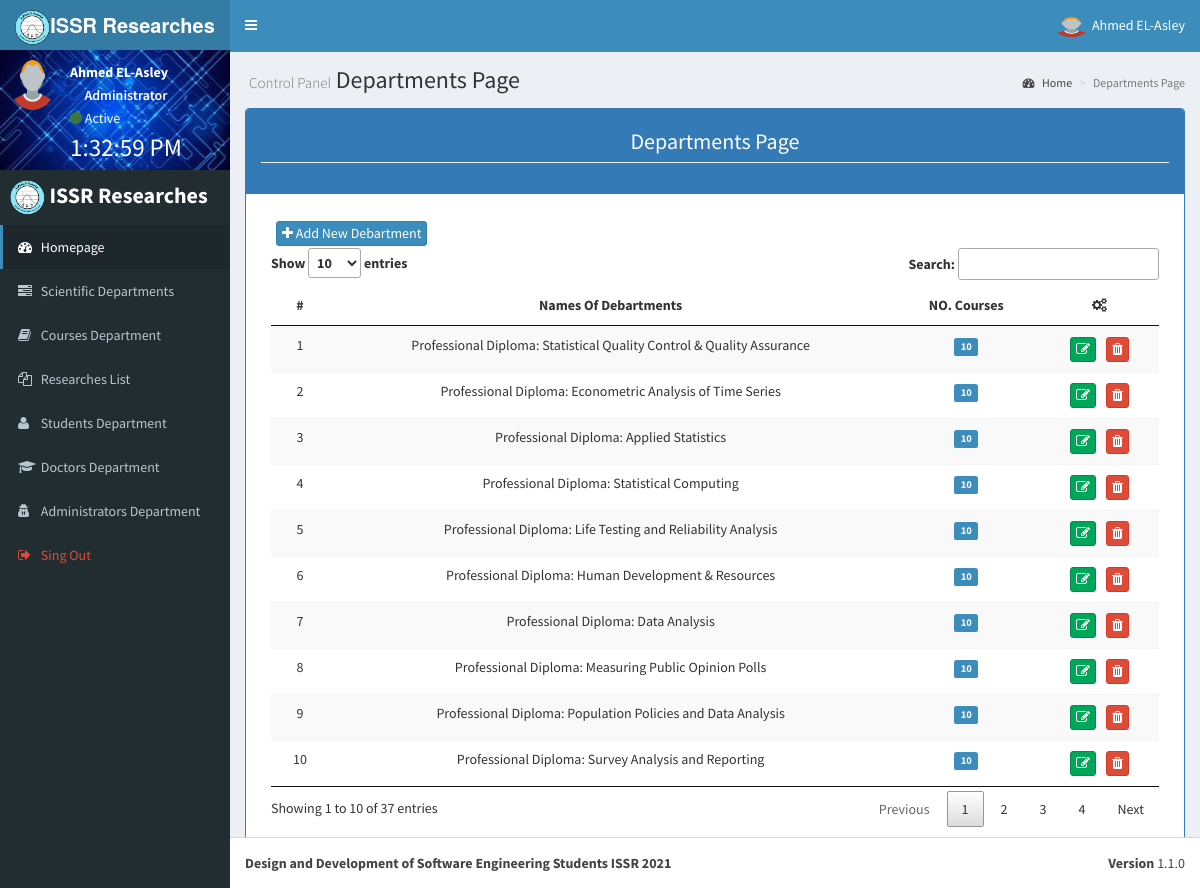
Page /en/departments.php (signed in) on the committed database.
### tables this page shows
CREATE TABLE `issr_users` (
  `id` int(11) NOT NULL,
  `username` varchar(255) DEFAULT NULL,
  `email` varchar(255) DEFAULT NULL,
  `national_id` varchar(255) DEFAULT NULL,
  `password` varchar(255) DEFAULT NULL,
  `name` varchar(255) DEFAULT NULL,
  `phone` varchar(255) DEFAULT NULL,
  `address` varchar(255) DEFAULT NULL,
  `job` varchar(255) DEFAULT NULL,
  `department` int(11) NOT NULL DEFAULT 0,
  `notes` text DEFAULT NULL,
  `date` date NOT NULL DEFAULT current_timestamp(),
  `department_type` tinyint(1) NOT NULL DEFAULT 0,
  `admin` tinyint(1) NOT NULL DEFAULT 0,
  `created_time` timestamp NOT NULL DEFAULT current_timestamp(),
  `updated_time` datetime NOT NULL DEFAULT '1970-01-01 00:00:00' ON UPDATE current_timestamp()
);

CREATE TABLE `issr_departments` (
  `id` int(11) NOT NULL,
  `code` varchar(255) NOT NULL,
  `name` varchar(255) NOT NULL,
  `created_time` timestamp NOT NULL DEFAULT current_timestamp(),
  `updated_time` datetime NOT NULL DEFAULT '1970-01-01 00:00:00' ON UPDATE current_timestamp()
);

### en/includes/functions/all.php (the view, shortened to what this page needs)
<?php
	function getTable($condition, $case, $nameHeader, $title, $path, $link, $field, $table, $innerJoin, $where, $and, $orderfield, $ordering) {
		$value = getAll("$field","$table","$innerJoin","$where","$and","$orderfield","$ordering");
			getHeader($nameHeader);
			?>
			<section class="content">
				<div class="row">
					<div class="col-lg-12">
						<div class="panel panel-primary">
							<div class="panel-heading">
								<h3 class="panel-title page-header text-center"><?php echo $title ?> </h3>
							</div>
							<div class="panel-body">
								<div class="box-body ">
									<div class="table-responsive">
										<table id="myTable" class="table table-striped text-center" >
											<?php if ($condition == "persons") { ?>
												<?php if ($case == "all_persons") { ?>
												<?php } elseif ($case == "all_administrators") {?>
													<?php button("users.php?do=Add_User", " btn-sm bg-blue", "Add", "plus", "", "Add User New"); ?>
													<thead>
														<tr>
															<th>#</th>
															<th>Name</th>
															<th>Username</th>
															<th>E-mail</th>
															<th>ID-Card</th>
															<th>Address</th>
															<th>Job</th>
															<th>Notes</th>
															<th><i class="fa fa-gears"></i></th>
														</tr>
													</thead>
													<tbody>
														<?php
														$serial=0;
														foreach($value as $key) {
															$user_Id = $key['id'] ;
															$serial +=1;
															echo "<tr>";
																echo "<td>" . $serial . "</td>";
																echo "<td>" . $key["name"] . "</td>";
																echo "<td>" . $key["username"] . "</td>";
																echo "<td>" . $key["email"] . "</td>";
																echo "<td>" . $key["national_id"] . "</td>";
																echo "<td>" . $key["address"] . "</td>";
																echo "<td>" . $key["job"] . "</td>";
																echo "<td>" . $key["notes"] . "</td>";
																echo "<td>";
																	if ($key["admin"] == 0 ) {
																		button("users.php?do=Admin_User&id=" . $user_Id . "", "btn-primary btn-xs", "Active User", "check", "");
																	} elseif ($key["admin"] == 1 ) {
																		button("users.php?do=NO_Admin_User&id=" . $user_Id . "", "btn-warning btn-xs", "Not Avtive User", "close", "");
																	}
																	button("users.php?do=Edit_User&id=" . $user_Id . "", "btn-success btn-xs", "Edit User", "edit", "");
																	button("users.php?do=Deleted_User&id=" . $user_Id . "", "btn-danger btn-xs", "Deleted User", "trash", "");
																echo "</td>";
															echo "</tr>";
														}
														?>
													</tbody>
												<?php } elseif ($case == "all_doctors") {?>
													<?php button("users.php?do=Add_Doctor", " btn-sm bg-blue", "Add", "plus", "", "Add Doctor New"); ?>
													<thead>
														<tr>
															<th>#</th>
															<th>Names</th>
															<th>Username</th>
															<th>NO. Courses</th>
															<th>NO. Papers Received</th>
															<th>NO. Accepted Papers</th>
															<th>NO. Rejected Papers</th>
															<th><i class="fa fa-gears"></i></th>
														</tr>
													</thead>
													<tbody>
													<?php
														$serial=0;
														foreach($value as $key) {
															$doctor_Id = $key['id'] ;
															$count_Courses = countItems("issr_subjects_doctors_registration.id", "issr_subjects_doctors_registration", "", "WHERE issr_subjects_doctors_registration.doctor = $doctor_Id", "");
															$papers_Registered = countItems("issr_upload_researches.id", "issr_subjects", "INNER JOIN issr_upload_researches ON issr_subjects.id = issr_upload_researches.subject INNER JOIN issr_subjects_doctors_registration ON issr_subjects.id = issr_subjects_doctors_registration.subject", "WHERE issr_subjects_doctors_registration.doctor = $doctor_Id", "");
															$accepted_Papers = countItems("issr_upload_researches.id", "issr_subjects", "INNER JOIN issr_upload_researches ON issr_subjects.id = issr_upload_researches.subject INNER JOIN issr_subjects_doctors_registration ON issr_subjects.id = issr_subjects_doctors_registration.subject", "WHERE issr_subjects_doctors_registration.doctor = $doctor_Id", "AND issr_upload_researches.status = 1");
															$rejected_Papers = countItems("issr_upload_researches.id", "issr_subjects", "INNER JOIN issr_upload_researches ON issr_subjects.id = issr_upload_researches.subject INNER JOIN issr_subjects_doctors_registration ON issr_subjects.id = issr_subjects_doctors_registration.subject", "WHERE issr_subjects_doctors_registration.doctor = $doctor_Id", "AND issr_upload_researches.status = 2");
															$serial +=1;
															echo "<tr>";
																echo "<td>" . $serial . "</td>";
																echo "<td>" . $key["name"] . "</td>";
																echo "<td>" . $key["username"] . "</td>";
																echo "<td><span class='label label-primary'>" . $count_Courses . "</span></td>";
																echo "<td><span class='label label-primary'>" . $papers_Registered . "</span></td>";
																echo "<td><span class='label label-success'>" . $accepted_Papers . "</span></td>";
																echo "<td><span class='label label-danger'>" . $rejected_Papers . "</span></td>";
																echo "<td>";
																	if ($key["admin"] == 0 ) {
																		button("users.php?do=Admin_User&id=" . $doctor_Id . "", "btn-primary btn-xs", "Active User", "check", "");
																	} elseif ($key["admin"] == 1 ) {
																		button("users.php?do=NO_Admin_User&id=" . $doctor_Id . "", "btn-warning btn-xs", "Not Avtive User", "close", "");
																	}
																	button("users.php?do=Edit_User&id=" . $doctor_Id . "", "btn-success btn-xs", "Edit User", "edit", "");
																	button("users.php?do=Deleted_User&id=" . $doctor_Id . "", "btn-danger btn-xs", "Deleted User", "trash", "");
																echo "</td>";
															echo "</tr>";
														}
													?>
													</tbody>
												<?php } elseif ($case == "all_students") {?>
													<?php button("users.php?do=Add_Student", " btn-sm bg-blue", "Add", "plus", "", "Add Student New"); ?>
													<thead>
														<tr>
															<th>#</th>
															<th>Names</th>
															<th>Username</th>
															<th>NO. Courses</th>
															<th>NO. Papers Received</th>
															<th>NO. Accepted Papers</th>
															<th>NO. Rejected Papers</th>
															<th><i class="fa fa-gears"></i></th>
														</tr>
													</thead>
													<tbody>
													<?php
														$serial=0;
														foreach($value as $key) {
															$student_Id = $key['id'] ;
															$count_Courses = countItems("issr_subjects_students_registration.id", "issr_subjects_students_registration", "", "WHERE issr_subjects_students_registration.student = $student_Id", "");
															$papers_Registered = countItems("issr_upload_researches.id", "issr_upload_researches", "", "WHERE issr_upload_researches.student = $student_Id", "");
															$accepted_Papers = countItems("issr_upload_researches.id", "issr_upload_researches", "", "WHERE issr_upload_researches.student = $student_Id", "AND issr_upload_researches.status = 1");
															$rejected_Papers = countItems("issr_upload_researches.id", "issr_upload_researches", "", "WHERE issr_upload_researches.student = $student_Id", "AND issr_upload_researches.status = 2");
															$serial +=1;
															echo "<tr>";
																echo "<td>" . $serial . "</td>";
																echo "<td>" . $key["name"] . "</td>";
																echo "<td>" . $key["username"] . "</td>";
																echo "<td><span class='label label-info'>" . $count_Courses . "</span></td>";
																echo "<td><span class='label label-primary'>" . $papers_Registered . "</span></td>";
																echo "<td><span class='label label-success'>" . $accepted_Papers . "</span></td>";
																echo "<td><span class='label label-danger'>" . $rejected_Papers . "</span></td>";
																echo "<td>";
																	if ($key["admin"] == 0 ) {
																		button("users.php?do=Admin_User&id=" . $student_Id . "", "btn-primary btn-xs", "Active User", "check", "");
																	} elseif ($key["admin"] == 1 ) {
																		button("users.php?do=NO_Admin_User&id=" . $student_Id . "", "btn-warning btn-xs", "Not Avtive User", "close", "");
																	}
																	button("users.php?do=Edit_User&id=" . $student_Id . "", "btn-success btn-xs", "Edit User", "edit", "");
																	button("users.php?do=Deleted_User&id=" . $student_Id . "", "btn-danger btn-xs", "Deleted User", "trash", "");
																echo "</td>";
															echo "</tr>";
														}
													?>
													</tbody>
												<?php } ?>
											<?php } elseif ($condition == "subjects") {?>
												<?php if ($case == "all_departments") { ?>
													<?php button("departments.php?do=Add_Debartment", "btn-primary btn-xs", "Add New Debartment", "plus", "", "Add New Debartment");?>
												<thead>
													<tr>
														<th>#</th>
														<th>Names Of Debartments</th>
														<th>NO. Courses</th>
														<th><i class="fa fa-gears"></i></th>
													</tr>
												</thead>
												<tbody>
												<?php
													$serial=0;
													foreach($value as $key) {
														$department_Id = $key['id'] ;
														$count_Courses = countItems("issr_subjects.id", "issr_subjects", "INNER JOIN issr_departments ON issr_subjects.department = issr_departments.id", "WHERE issr_subjects.department = $department_Id", "");
														$serial +=1;
														echo "<tr>";
															echo "<td>" . $serial . "</td>";
															echo "<td>" . $key["name"] . "</td>";
															echo "<td><span class='label label-primary'>" . $count_Courses . "</span></td>";
															echo "<td>";
															echo "</td>";
														echo "</tr>";
													}
												?>
												</tbody>
												<?php } ?>
											<?php } ?>
										</table>
									</div>
								</div>
							</div>
						</div>
					</div>
				</div>
			</section>
		<?php
	}

### en/includes/templates/navbar.php (shortened to what this page needs)
<?php
  $getUser = $con->prepare("SELECT * FROM issr_users WHERE username = ? ");
  $getUser->execute(array($_SESSION['username']));
  $user = $getUser->fetch();
?>
  <body class="hold-transition skin-blue sidebar-mini" id="body">
    <div class="wrapper">
      <header class="main-header">
        <a href="dashboard.php" class="logo">
          <span class="logo-lg"><img class="img-circle" src="<?php echo $img.'/Background.png' ?>" alt = ""  style="width:35px;height:35px;"/><b>ISSR Researches</b></span>
        </a>
        <nav class="navbar navbar-static-top" role="navigation">
          <a href="" class="sidebar-toggle" data-toggle="offcanvas" role="button">
          </a>
          <div class="navbar-custom-menu" >
            <ul class="nav navbar-nav">
              <li class="dropdown user user-menu">
                <a class="dropdown-toggle" data-toggle="dropdown">
                  <?php
                    if (empty($user['picture'])) {
                      echo '<img class="img-circle" src="'. $img.'/person.png"alt = ""  style="width:35px;height:20px;"/>';
                      } else {
                        echo '<img  class="img-circle" src="uploads/users/' . $user['picture'] . '"alt = "" style="width:35px;height:20px;"/>';
                      }
                  ?>
                  <span class=""><?php echo $user['name'] ?></span>
                </a>
              </li>
            </ul>
          </div>
        </nav>
      </header>
      <aside class="main-sidebar" >
        <section class="sidebar">
          <div class="user-panel" style="background: url('<?php if (empty($user['background']) ){ echo "$img/Background_users.jpg"; }else{ echo "uploads//Background//" . $user['background']; } ?>') center center;">
            <div class="pull-left image" style="margin-bottom:50px;">
              <?php
                    if (empty($user['picture'])) {
                      echo '<img class="img-circle" src="'. $img.'/person.png"alt = ""  style="width:50px;height:50px;"/>';
                      } else {
                        echo '<img  class="img-circle" src="uploads/users/' . $user['picture'] . '"alt = "" style="width:50px;height:50px;"/>';
                      }
                  ?>
            </div>
            <div class="pull-right info">
              <p><b><?php echo $user['name'] ?></b></p>
              <p class="text-center"><?php if ($user['department_type'] == 0 ) { echo "Administrator"; } elseif ($user['department_type']==1){ echo "Doctor" ;} elseif ($user['department_type']==2){ echo "Student" ;} ?></p>
              <i class="fa fa-circle text-success"></i> Active
              <div class="clock" id="clock"> </div>
            </div>
          </div>
          <ul class="sidebar-menu" >
            <div style="margin:10px;color:#FFF;font-size:22px;">
              <img class="img-circle" src="<?php echo $img.'/Background.png' ?>" alt = ""  style="width:35px;height:35px;"/><b> ISSR Researches</b>
            </div>
            <?php
              menu("active", "dashboard.php", "dashboard", "", "Homepage");
              if ( $user['department_type'] == 0 ) {
                menu("", "departments.php", "tasks", "", "Scientific Departments");
                menu("", "subjects.php", "book", "", "Courses Department");
                menu("", "researches.php", "files-o", "", "Researches List");
                menu("", "users.php?do=All_Students", "user", "", "Students Department");
                menu("", "users.php?do=All_Doctors", "graduation-cap", "", "Doctors Department");
                menu("", "users.php?do=All_Administrators", "user-secret", "", "Administrators Department");
              }
            ?>
          </ul>
        </section>
      </aside>
      <div class="content-wrapper">

### en/includes/functions/basics.php (shortened to what this page needs)
<?php
	function getAll($field, $table, $innerJoin, $where, $and, $orderfield, $ordering) {
		global $con;
		$getAll = $con->prepare("SELECT $field FROM $table $innerJoin $where $and ORDER BY $orderfield $ordering");
		$getAll->execute();
		$all = $getAll->fetchAll();
		return $all;
	}
	function countItems($field, $table, $innerJoin, $where, $and) {
		global $con;
		$statement1 = $con->prepare("SELECT COUNT($field) FROM $table $innerJoin $where $and");
		$statement1->execute();
		$count1 = $statement1->fetchColumn();
		return $count1;
	}
	function menu($class, $link, $icon, $color, $name){
		echo '<li class="'. $class . '">
				<a href="'. $link .'"> <i class="fa fa-'. $icon .' text-'. $color .'"></i> <span class=" text-'.$color .'">'. $name .'</span></a>
			</li>';
	}
	function getHeader($name) {
		?>
			<section class="content-header">
				<h1><small>Control Panel</small> <?php echo $name ?></h1>
				<ol class="breadcrumb">
					<li><a href="dashboard.php" ><i class="fa fa-dashboard"></i> Home</a></li>
					<li class="active"><?php echo $name ?></li>
				</ol>
			</section>
		<?php
	}
		?>
		<?php
	function button($link, $class, $title, $icon, $color, $value = NULL) {
		echo '<a href="' . $link .'" style="margin:2px 5px;font-size:14px;" class="btn confirm ' . $class .'" role="button" title="' . $title .'"><i class="fa fa-' . $icon . " " . $color .'"></i> ' . $value . '</a>';
	}
		?>

### rows in the picture
issr_users: name "Ahmed EL-Asley"
issr_departments: name "Professional Diploma: Statistical Quality Control & Quality Assurance", count_Courses "10"
issr_departments: name "Professional Diploma: Econometric Analysis of Time Series", count_Courses "10"
issr_departments: name "Professional Diploma: Applied Statistics", count_Courses "10"
issr_departments: name "Professional Diploma: Statistical Computing", count_Courses "10"
issr_departments: name "Professional Diploma: Life Testing and Reliability Analysis", count_Courses "10"
issr_departments: name "Professional Diploma: Human Development & Resources", count_Courses "10"
issr_departments: name "Professional Diploma: Data Analysis", count_Courses "10"
issr_departments: name "Professional Diploma: Measuring Public Opinion Polls", count_Courses "10"
issr_departments: name "Professional Diploma: Population Policies and Data Analysis", count_Courses "10"
issr_departments: name "Professional Diploma: Survey Analysis and Reporting", id "10"

### other values in the picture
$name "Homepage Scientific Departments Courses Department Researches List Students Department Doctors Department Administrators Department Sing Out"
$name "Departments Page"
$title "Departments Page"
$value "Add New Debartment"
